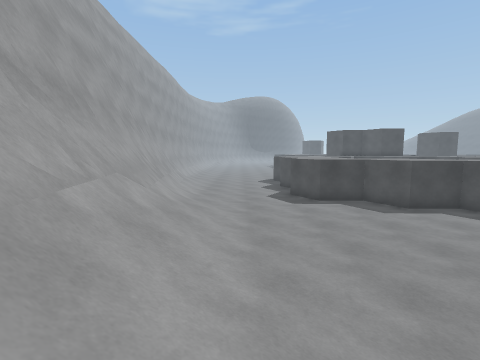
view 1 (above)

21 first-person views from a walk through a Unity game level. The camera is 1.4 m above the floor, tilts 6° down and sees 85° across. The floor is counted in squares, 1 m on a side. Each view is taken from the middle of a square. On the plan, view 1 faces up. The plan holds only what a view shows up to about 13 squares ahead; the rest is blank. The place goes on beyond the plan.

view 2
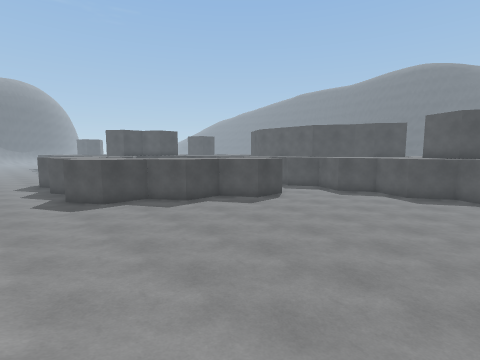

view 3
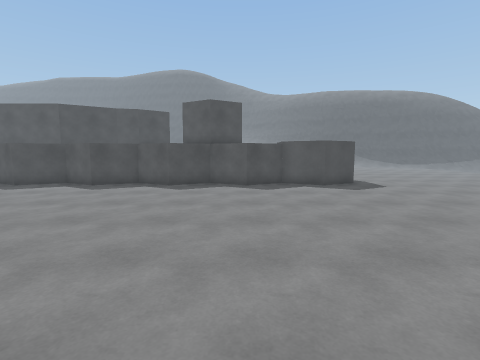

view 4
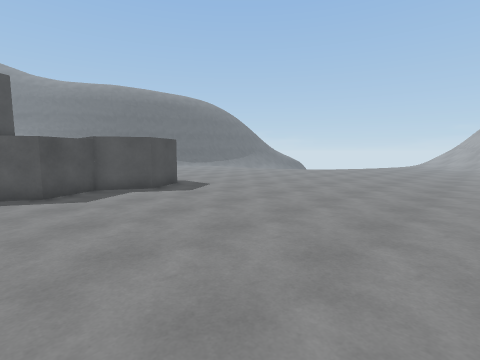

view 5
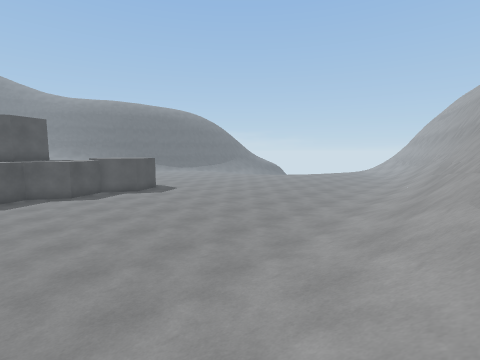

view 6
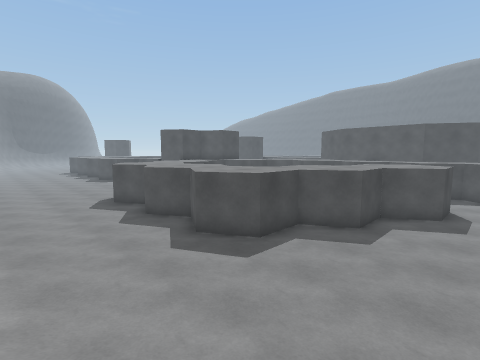

view 7
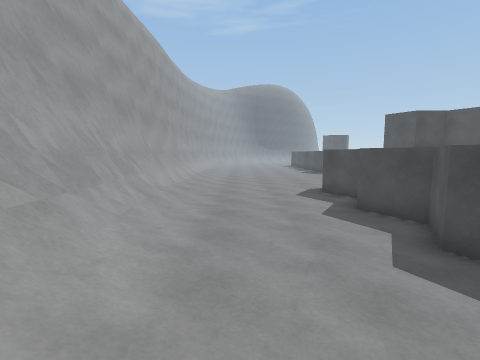

view 8
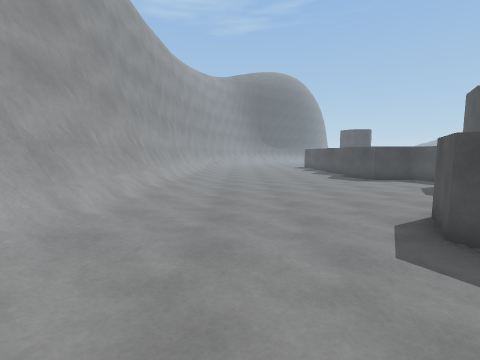

view 9
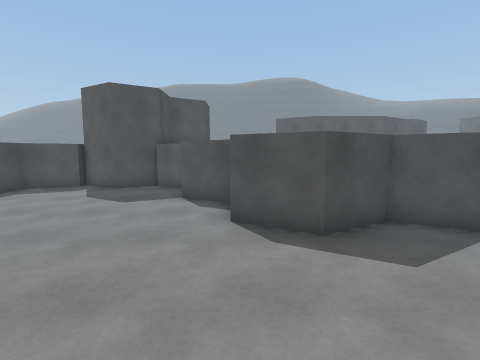

view 10
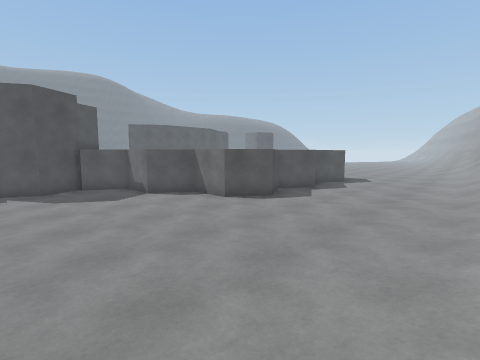

view 11
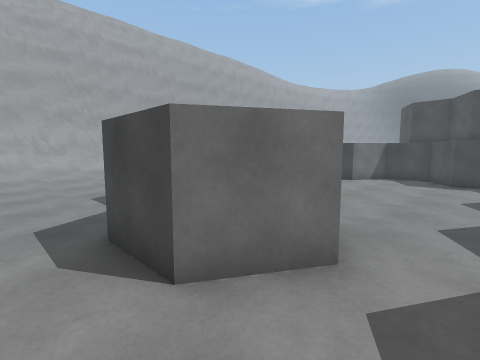

view 12
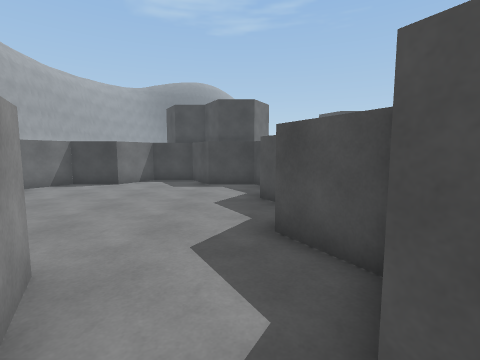

view 13
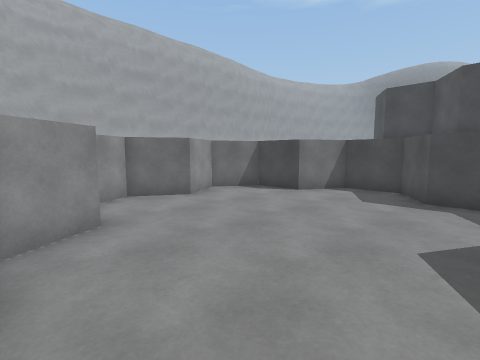

view 14
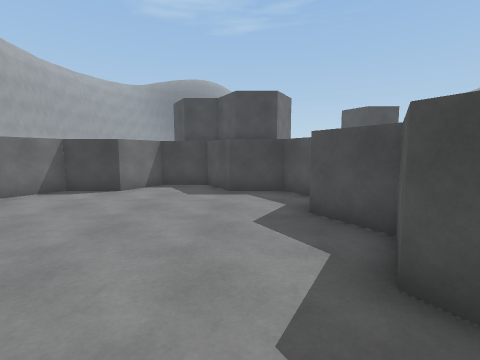

view 15
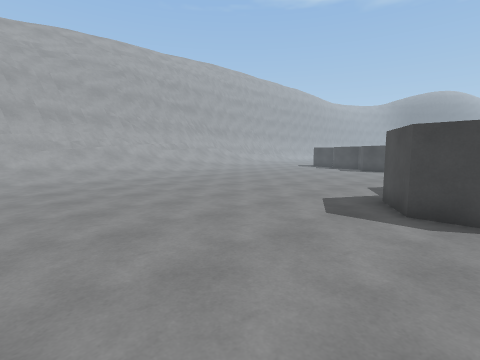

view 16
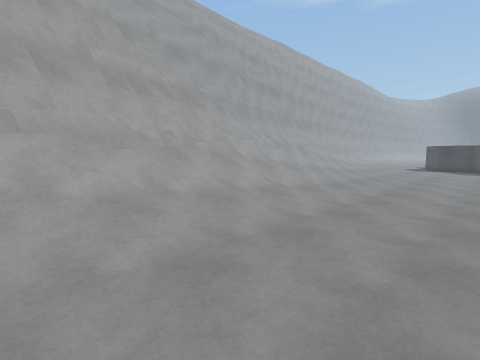

view 17
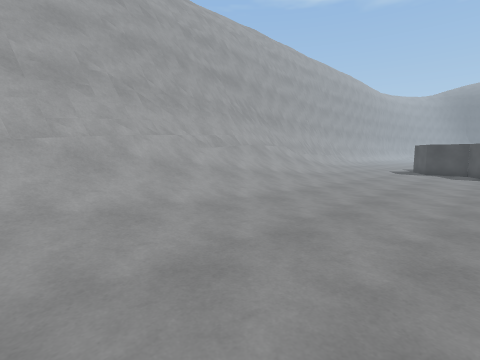

view 18
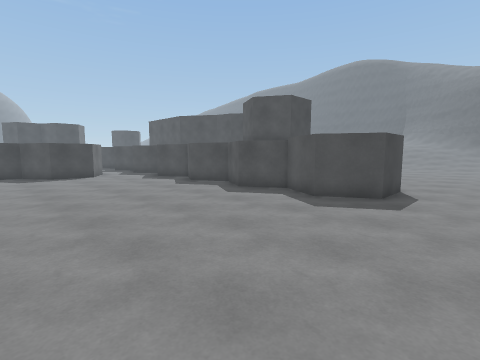

view 19
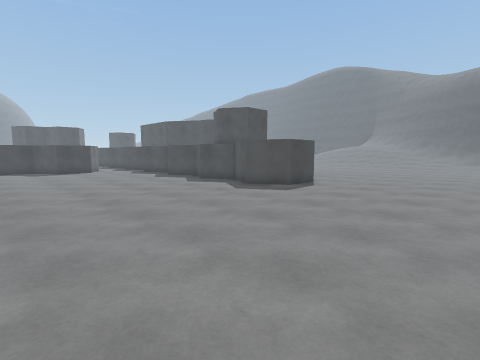

view 20
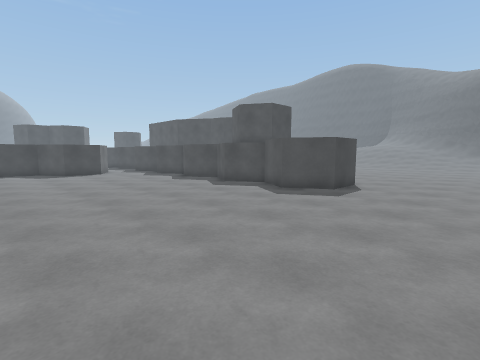

view 21
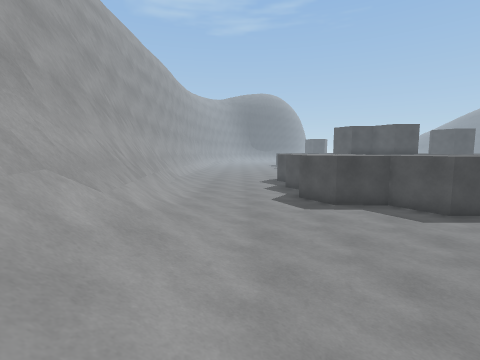

### Floor plan
Key: @ floor where view 1 was taken; # wall or solid block; . main floor; : floor 0.25 m higher than the main floor; / step, stairs or slope; = window, fence, low wall or low ledge; ^ raised ledge; v drop or lower ground.
Columns run from 5 left of view 1 to 20 right of it. Each row starts with its distance up from view 1.
 29 #/:............#
 28 #/:...........##
 27 #/:...........##
 26 #/:............#
 25 #/:...........^^
 24 #/:.........^^^
 23 #/:........^^
 22 #/:......^^^  ^^^^
 21 #/::....^   ^^^..^^^^
 20 #/::....^  ^........^
 19 #=::.....^ ^.........
 18 #=/:....^^^^........^
 17 #=/::...#^^^........#
 16 #=/::...^^^^........^^
 15 ##/::....^^^.........^
 14 ##/::...#^^^........^
 13 ##//::..^^^^^^^.....^
 12  #//::...^^^^^^^^....^
 11  #=/::.....^^^^^^^..^
 10  #=/::......^^^^^^..#
  9  ##//:........^^^^..^^
  8  ##//:..............#^
  7  ##///..............#
  6  ##///:.............^
  5  ##///:..............^
  4  ##///:.............^
  3   #=///.............#
  2   #=///:............^^
  1   ##///:............#^
  0 v ##/@/:............#
 -1 v  #=///............^
 -2 vv #=///.............#
 -3  v #=///............##
 -4 vv ##///:...........#
 -5 vv ##///:...........####..
 -6  v ###///.................
 -7  vv #=///.................
 -8   v #=///.................
 -9   v ##///:................
-10     ##///:................
-11    v##=///................
-12      #=///.............

Positions as (right, up) in squares from view 1, and headings:
1: (0, 0), facing up
2: (0, 0), facing up-right
3: (3, 0), facing right
4: (5, 1), facing down-right
5: (-1, 3), facing down-right
6: (-2, 7), facing up-right
7: (-1, 9), facing up
8: (-1, 16), facing up
9: (-2, 22), facing right
10: (-4, 29), facing down-right
11: (14, 7), facing up-left
12: (14, 9), facing up
13: (14, 12), facing up-left
14: (13, 11), facing up
15: (17, -12), facing up-left
16: (7, -12), facing up-left
17: (7, -8), facing up-left
18: (7, -8), facing up-right
19: (6, -12), facing up-right
20: (6, -10), facing up-right
21: (0, 2), facing up
